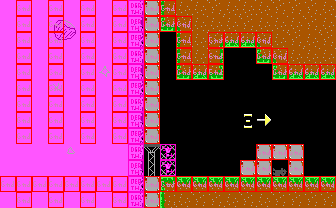

Tiled map render using the project's own tile images. Description and the whole map definition, tile-layer contents included, below:
An orthogonal 21x13 tile map with 16x16 px tiles, 2 tile layers (bg, col), 2 tilesets and 3 objects (3x fireball).

<map version="1.5" tiledversion="1.5.0" orientation="orthogonal" renderorder="right-down" width="21" height="13" tilewidth="16" tileheight="16" infinite="0" nextlayerid="4" nextobjectid="34">
 <properties>
  <property name="music" type="int" value="1" />
 </properties>
 <tileset firstgid="1" source="tileset.tsx" />
 <tileset firstgid="241" source="obj.tsx" />
 <layer id="1" name="bg" width="21" height="13">
  <data encoding="csv">
198,198,198,198,198,198,198,198,195,100,102,123,123,103,123,123,123,103,103,103,123,
198,198,198,218,219,198,198,198,215,100,182,163,123,123,123,103,123,123,123,103,123,
198,198,198,238,239,198,198,198,235,100,18,102,123,162,183,183,163,123,103,123,103,
198,198,198,198,198,198,198,198,195,100,18,102,123,104,18,18,182,163,123,123,123,
198,198,198,198,198,198,240,198,215,100,18,182,183,184,18,18,18,182,183,183,183,
198,198,198,199,198,198,198,198,235,100,18,18,18,18,18,18,18,18,18,18,18,
198,198,198,198,198,198,198,198,195,100,18,18,18,18,18,18,18,18,18,18,18,
198,198,198,198,198,198,198,198,215,100,18,18,18,18,18,201,181,18,18,18,18,
198,198,198,198,198,198,198,198,235,100,18,18,18,18,18,18,18,18,18,18,18,
198,198,198,198,220,198,198,198,195,77,117,18,18,18,18,18,100,100,100,18,18,
198,198,198,198,198,198,198,198,215,97,117,18,18,18,18,100,100,180,100,18,18,
198,198,198,198,198,198,198,198,235,100,82,83,83,83,83,83,83,83,83,83,83,
198,198,198,198,198,198,198,198,195,100,102,123,103,103,123,103,123,103,103,103,103
</data>
 </layer>
 <layer id="2" name="col" width="21" height="13">
  <data encoding="csv">
241,242,241,242,241,242,241,242,244,242,242,241,241,241,241,241,241,241,241,241,241,
241,242,241,242,0,242,0,242,244,242,242,242,241,241,241,241,241,241,241,241,241,
241,242,241,242,241,242,241,242,244,242,241,242,241,242,242,242,242,241,241,241,241,
241,242,241,242,241,242,241,242,244,242,241,242,241,242,241,241,242,242,241,241,241,
241,242,241,242,241,242,241,242,244,242,241,242,242,242,241,241,241,242,242,242,242,
241,242,241,242,241,242,241,242,244,242,241,241,241,241,241,241,241,241,241,0,241,
241,242,241,242,241,242,241,242,244,242,241,241,241,241,241,241,241,241,241,241,241,
241,242,241,242,241,242,241,242,244,242,241,241,241,241,241,241,241,241,241,0,241,
241,242,241,242,241,242,241,242,244,242,241,241,241,241,241,241,241,241,241,0,241,
241,241,241,241,241,241,241,241,244,241,250,241,241,241,241,241,242,242,242,241,241,
241,241,241,241,241,241,241,241,244,241,250,241,241,241,241,242,242,241,242,241,241,
242,242,242,242,242,242,242,242,244,242,242,242,242,242,242,242,242,242,242,242,242,
241,242,241,242,241,242,241,242,244,242,241,241,241,241,241,241,241,241,241,241,241
</data>
 </layer>
 <objectgroup id="3" name="obj">
  <object id="31" name="FireballEnemy" type="fireball" x="112.34" y="2.95192" width="22.6511" height="178.185" />
  <object id="32" name="FireballEnemy" type="fireball" x="101.061" y="22.8914" width="22.6511" height="151.196" />
  <object id="33" name="FireballEnemy" type="fireball" x="106.298" y="105.268" width="22.6511" height="99.2323" />
 </objectgroup>
</map>
